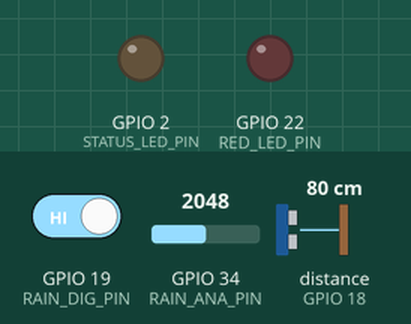
The sketch below on a simulated ESP32. On the bench: output pins drawn as LEDs (lit = HIGH). Inputs (shaded band) come from the test bench; at power-on: GPIO 19 (RAIN_DIG_PIN) HIGH, GPIO 34 (RAIN_ANA_PIN) = 2048, distance to the obstacle (sensor on GPIO 18) 80 cm. The echo pulse lasts 58.3 µs per cm; WiFi joins after 1.5 s; servers stay silent unless stated; uploads are accepted with an empty reply; pins used as bus, display or sensor lines are not drawn; what the sketch prints to the serial monitor is not drawn.

Above: at 0.0 s.
At 3.7 s:
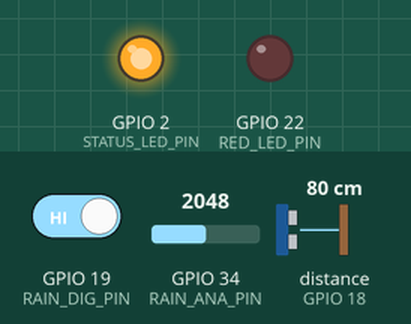
3.8 s: GPIO 19 (RAIN_DIG_PIN) driven LOW
11.3 s: GPIO 19 (RAIN_DIG_PIN) driven HIGH
Timing chart, 0 to 14.3 s (numbered marks = the images above; inputs shaded):
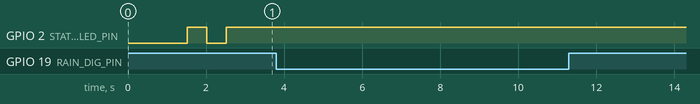

The sketch:

esp32_firmware.ino
```cpp
/*
 * ORACLE Edge - ESP32 Hardware Node Firmware v1.0
 * Compliant with PRD Section 10 (Hardware Requirements & Edge-to-Cloud Transport)
 *
 * Hardware Pin Connections:
 * - Ultrasonic Sensor (HC-SR04 / JSN-SR04T):
 *     TRIG_PIN -> GPIO 5
 *     ECHO_PIN -> GPIO 18
 * - Rain Sensor (Capacitive/Resistive):
 *     RAIN_DIGITAL_PIN -> GPIO 19
 *     RAIN_ANALOG_PIN  -> GPIO 34 (ADC1)
 * - Actuators (Physical Alert Loop PRD 5.1 & 10.1):
 *     BUZZER_PIN -> GPIO 21
 *     RED_LED_PIN -> GPIO 22
 *     STATUS_LED_PIN -> GPIO 2 (Onboard LED)
 */

#include <WiFi.h>
#include <HTTPClient.h>
#include <ArduinoJson.h>

// WiFi Configuration
const char* WIFI_SSID = "YOUR_WIFI_SSID";
const char* WIFI_PASS = "YOUR_WIFI_PASSWORD";

// Cloud API Configuration (FastAPI Backend)
const char* ORACLE_API_ENDPOINT = "http://192.168.1.100:8000/api/v1/sensors/readings";
const char* DEVICE_ID = "ORACLE-001"; // Assigned to Bridge B17

// Pin Definitions
#define TRIG_PIN 5
#define ECHO_PIN 18
#define RAIN_DIG_PIN 19
#define RAIN_ANA_PIN 34
#define BUZZER_PIN 21
#define RED_LED_PIN 22
#define STATUS_LED_PIN 2

// Telemetry State
float previousWaterLevel = 20.0;
unsigned long previousSampleTime = 0;
const unsigned long TELEMETRY_INTERVAL_MS = 5000; // 5 seconds in demo mode

// Sound buzzer alarm pattern
void triggerAlarm(bool enable) {
  if (enable) {
    digitalWrite(RED_LED_PIN, HIGH);
    tone(BUZZER_PIN, 2400); // 2.4 kHz alarm pitch
  } else {
    digitalWrite(RED_LED_PIN, LOW);
    noTone(BUZZER_PIN);
  }
}

float measureWaterLevelCM() {
  digitalWrite(TRIG_PIN, LOW);
  delayMicroseconds(2);
  digitalWrite(TRIG_PIN, HIGH);
  delayMicroseconds(10);
  digitalWrite(TRIG_PIN, LOW);

  long duration = pulseIn(ECHO_PIN, HIGH, 30000); // 30ms timeout
  if (duration == 0) {
    return previousWaterLevel; // Maintain last reading if echo timeout
  }
  // Distance in cm = duration * 0.034 / 2
  float distance = duration * 0.034 / 2.0;

  // Ultrasonic is typically mounted above the channel (e.g. 120cm above stream bed)
  // Water level = Total Height (120cm) - Measured Distance
  float waterLevel = 120.0 - distance;
  if (waterLevel < 0) waterLevel = 0.0;
  return waterLevel;
}

void setup() {
  Serial.begin(115200);
  delay(1000);
  Serial.println("=========================================");
  Serial.println(" ORACLE Edge Node v1.0 Booting...");
  Serial.println(" Space-to-Ground Infrastructure Sentinel");
  Serial.println("=========================================");

  pinMode(TRIG_PIN, OUTPUT);
  pinMode(ECHO_PIN, INPUT);
  pinMode(RAIN_DIG_PIN, INPUT);
  pinMode(RAIN_ANA_PIN, INPUT);
  pinMode(BUZZER_PIN, OUTPUT);
  pinMode(RED_LED_PIN, OUTPUT);
  pinMode(STATUS_LED_PIN, OUTPUT);

  triggerAlarm(false);

  // WiFi Connection
  Serial.printf("Connecting to WiFi: %s\n", WIFI_SSID);
  WiFi.begin(WIFI_SSID, WIFI_PASS);
  int retry = 0;
  while (WiFi.status() != WL_CONNECTED && retry < 20) {
    delay(500);
    digitalWrite(STATUS_LED_PIN, !digitalRead(STATUS_LED_PIN));
    Serial.print(".");
    retry++;
  }

  if (WiFi.status() == WL_CONNECTED) {
    Serial.println("\n[CONNECTED] IP Address: " + WiFi.localIP().toString());
    digitalWrite(STATUS_LED_PIN, HIGH);
  } else {
    Serial.println("\n[WARN] WiFi not connected. Running in offline / bench test mode.");
  }

  previousSampleTime = millis();
}

void loop() {
  unsigned long currentTime = millis();
  if (currentTime - previousSampleTime >= TELEMETRY_INTERVAL_MS) {
    float elapsedTimeMinutes = (currentTime - previousSampleTime) / 60000.0;
    if (elapsedTimeMinutes <= 0) elapsedTimeMinutes = 0.01;

    // 1. Read Sensors
    float currentWaterLevel = measureWaterLevelCM();
    float riseRate = (currentWaterLevel - previousWaterLevel) / elapsedTimeMinutes;

    // Rain sensor: Low on digital pin indicates water contact
    bool rainDetected = (digitalRead(RAIN_DIG_PIN) == LOW);
    int rainRawAnalog = analogRead(RAIN_ANA_PIN);
    float estimated1hRain = rainDetected ? map(4095 - rainRawAnalog, 0, 4095, 10, 60) : 0.0;

    previousWaterLevel = currentWaterLevel;
    previousSampleTime = currentTime;

    // 2. Build JSON Telemetry Payload (PRD 10.3)
    StaticJsonDocument<300> doc;
    doc["device_id"] = DEVICE_ID;
    doc["water_level_cm"] = serialized(String(currentWaterLevel, 1));
    doc["water_rise_rate_cm_min"] = serialized(String(riseRate, 2));
    doc["rain_detected"] = rainDetected;
    doc["rainfall_1h_mm"] = serialized(String(estimated1hRain, 1));
    doc["battery_voltage"] = 4.12;

    String jsonPayload;
    serializeJson(doc, jsonPayload);
    Serial.println("[TELEMETRY] " + jsonPayload);

    // 3. Transmit to Cloud API
    if (WiFi.status() == WL_CONNECTED) {
      HTTPClient http;
      http.begin(ORACLE_API_ENDPOINT);
      http.addHeader("Content-Type", "application/json");

      int httpResponseCode = http.POST(jsonPayload);
      if (httpResponseCode > 0) {
        String response = http.getString();
        Serial.printf("[HTTP %d] Response: %s\n", httpResponseCode, response.c_str());

        // 4. Parse Decision Feedback & Physical Alert Loop (PRD 5.1 & 16)
        StaticJsonDocument<400> respDoc;
        DeserializationError err = deserializeJson(respDoc, response);
        if (!err) {
          bool alertTriggered = respDoc["physical_alert_triggered"] | false;
          const char* riskLevel = respDoc["risk_level"] | "LOW";

          if (alertTriggered) {
            Serial.printf("[ALERT] !!! CRITICAL STATE DETECTED (%s) !!! Activating Buzzer & Beacon\n", riskLevel);
            triggerAlarm(true);
            delay(1200);
            triggerAlarm(false);
          } else {
            triggerAlarm(false);
          }
        }
      } else {
        Serial.printf("[ERROR] HTTP POST failed, error: %s\n", http.errorToString(httpResponseCode).c_str());
      }
      http.end();
    }
  }
}
```

Measured:
- after the input at 3.8 s, every drawn part: stays the same
- after the input at 11.3 s, every drawn part: stays the same
